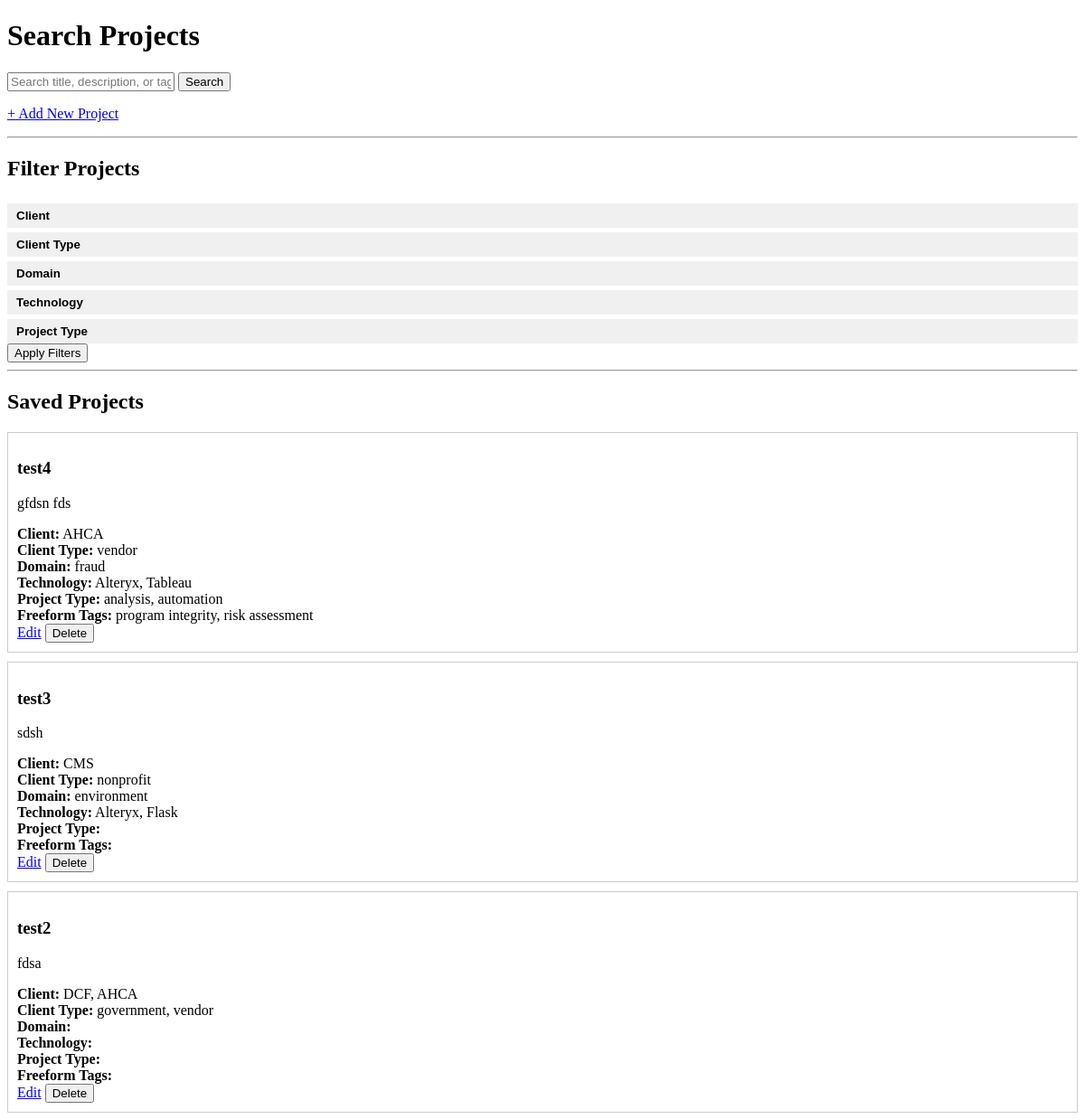
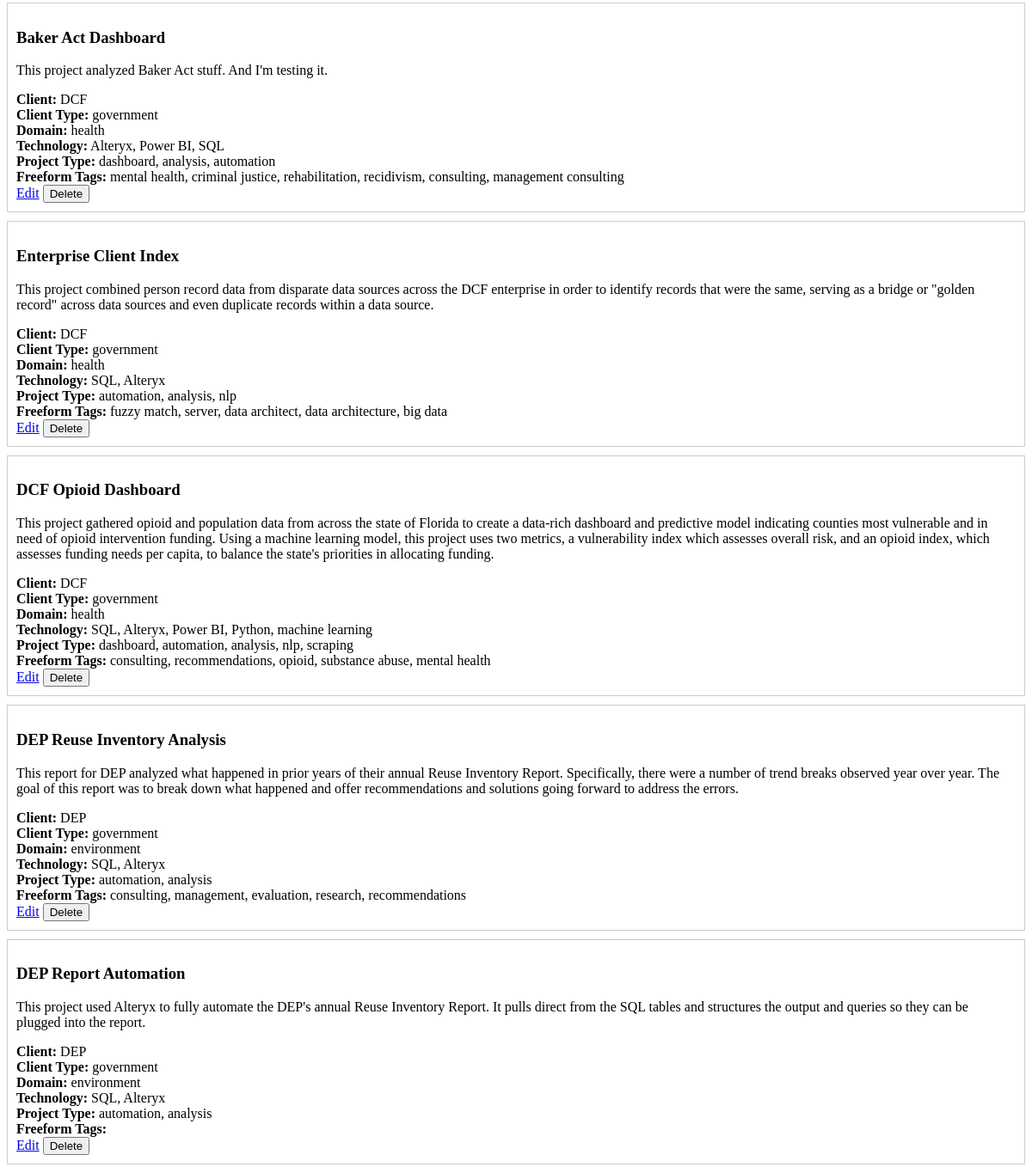
The page / on the database its author committed (2 pictures, top to bottom).
### tables this page shows
CREATE TABLE projects (
                id INTEGER PRIMARY KEY AUTOINCREMENT,
                title TEXT,
                description TEXT,
                tags TEXT
            );

### app.py (the view, shortened to what this page needs)
@app.route('/', methods=['GET'])
def index():
    query = request.args.get('q', '').strip().lower()
    client_filter = request.args.getlist('client')
    domain_filter = request.args.getlist('domain')
    tech_filter = request.args.getlist('technology')
    project_type_filter = request.args.getlist('project_type')
    with sqlite3.connect(DB_FILE) as conn:
        cur = conn.cursor()
        cur.execute('SELECT id, title, description FROM projects ORDER BY id DESC')
        projects = cur.fetchall()
        cur.execute('SELECT project_id, category, value FROM tags')
        tag_rows = cur.fetchall()
    project_tags = {}
    tag_map = {}  # {project_id: {category: [values]}}
    for pid, cat, val in tag_rows:
        project_tags.setdefault(pid, []).append(val)
        tag_map.setdefault(pid, {}).setdefault(cat, []).append(val)
    def matches_filters(project_id):
        tags = tag_map.get(project_id, {})
        if client_filter and not any(tag in tags.get('client', []) for tag in client_filter):
            return False
        if domain_filter and not any(tag in tags.get('domain', []) for tag in domain_filter):
            return False
        if tech_filter and not any(tag in tags.get('technology', []) for tag in tech_filter):
            return False
        if project_type_filter and not any(tag in tags.get('project_type', []) for tag in project_type_filter):
            return False
        return True
    projects = [p for p in projects if matches_filters(p[0])]
    return render_template('index.html', projects=projects, project_tags=project_tags)

### templates/index.html (shortened to what this page needs)
<!DOCTYPE html>
<html>
<head>
</head>
<body>
    <h1>Search Projects</h1>
    <form method="GET" action="/">
        <input type="text" name="q" placeholder="Search title, description, or tags" value="{{ request.args.get('q', '') }}">
        <button type="submit">Search</button>
    </form>
    <p><a href="/create">+ Add New Project</a></p>
    <hr>
<h2>Filter Projects</h2>
<form method="GET" action="/">
    <button type="button" class="filter-toggle" onclick="toggleFilter('client-filters')">Client</button>
    <button type="button" class="filter-toggle" onclick="toggleFilter('client-type-filters')">Client Type</button>
    <button type="button" class="filter-toggle" onclick="toggleFilter('domain-filters')">Domain</button>
    <button type="button" class="filter-toggle" onclick="toggleFilter('tech-filters')">Technology</button>
    <button type="button" class="filter-toggle" onclick="toggleFilter('type-filters')">Project Type</button>
    <br>
    <button type="submit">Apply Filters</button>
</form>
<hr>
    <h2>Saved Projects</h2>
{% for project in projects %}
    <div style="border:1px solid #ccc; padding:10px; margin-bottom:10px;">
        <h3>{{ project[1] }}</h3>
        <p>{{ project[2] }}</p>
        {% set all_tags = project_tags.get(project[0], []) %}
        {% set clients = ['DCF', 'AHCA', 'DEP', 'CMS'] %}
        {% set client_types = ['government', 'nonprofit', 'vendor'] %}
        {% set domains = ['health', 'environment', 'fraud', 'finance', 'education'] %}
        {% set techs = ['SQL', 'Alteryx', 'Power BI', 'Tableau', 'Python', 'Flask', 'React', 'machine learning'] %}
        {% set types = ['dashboard', 'automation', 'analysis', 'nlp', 'scraping'] %}
        <strong>Client:</strong>
        {{ all_tags | select('in', clients) | join(', ') }}<br>
        <strong>Client Type:</strong>
        {{ all_tags | select('in', client_types) | join(', ') }}<br>
        <strong>Domain:</strong>
        {{ all_tags | select('in', domains) | join(', ') }}<br>
        <strong>Technology:</strong>
        {{ all_tags | select('in', techs) | join(', ') }}<br>
        <strong>Project Type:</strong>
        {{ all_tags | select('in', types) | join(', ') }}<br>
        <strong>Freeform Tags:</strong>
        {{ all_tags | reject('in', clients + client_types + domains + techs + types) | join(', ') }}<br>
        <a href="/edit/{{ project[0] }}">Edit</a>
        <form action="/delete/{{ project[0] }}" method="POST" style="display:inline;">
            <button type="submit" onclick="return confirm('Are you sure you want to delete this project?');">Delete</button>
        </form>
    </div>
{% endfor %}
</body>
</html>

### templates/index.html (style rules this page uses)
.filter-toggle { font-weight: bold; cursor: pointer; background: #f0f0f0; border: none; padding: 6px 10px; margin-top: 5px; width: 100%; text-align: left; }

### rows shown on the page
projects: title "test4", description "gfdsn fds", all_tags "AHCA", all_tags "vendor", all_tags "fraud", all_tags "Alteryx, Tableau", all_tags "analysis, automation", all_tags "program integrity, risk assessment"
projects: title "test3", description "sdsh", all_tags "CMS", all_tags "nonprofit", all_tags "environment", all_tags "Alteryx, Flask"
projects: title "test2", description "fdsa", all_tags "DCF, AHCA", all_tags "government, vendor"
projects: title "Baker Act Dashboard", description "This project analyzed Baker Act stuff. And I'm testing it.", all_tags "DCF", all_tags "government", all_tags "health", all_tags "Alteryx, Power BI, SQL", all_tags "dashboard, analysis, automation", all_tags "mental health, criminal justice, rehabilitation, recidivism, consulting, management consulting"
projects: title "Enterprise Client Index", description "This project combined person record data from disparate data sources across the DCF enterprise in order to identify records that were the same, serving as a bridge or \"golden record\" across data sources and even duplicate records within a data source.", all_tags "DCF", all_tags "government", all_tags "health", all_tags "SQL, Alteryx", all_tags "automation, analysis, nlp", all_tags "fuzzy match, server, data architect, data architecture, big data"
projects: title "DCF Opioid Dashboard", description "This project gathered opioid and population data from across the state of Florida to create a data-rich dashboard and predictive model indicating counties most vulnerable and in need of opioid intervention funding. Using a machine learning model, this project uses two metrics, a vulnerability index which assesses overall risk, and an opioid index, which assesses funding needs per capita, to balance the state's priorities in allocating funding.", all_tags "DCF", all_tags "government", all_tags "health", all_tags "SQL, Alteryx, Power BI, Python, machine learning", all_tags "dashboard, automation, analysis, nlp, scraping", all_tags "consulting, recommendations, opioid, substance abuse, mental health"
projects: title "DEP Reuse Inventory Analysis", description "This report for DEP analyzed what happened in prior years of their annual Reuse Inventory Report. Specifically, there were a number of trend breaks observed year over year. The goal of this report was to break down what happened and offer recommendations and solutions going forward to address the errors.", all_tags "DEP", all_tags "government", all_tags "environment", all_tags "SQL, Alteryx", all_tags "automation, analysis", all_tags "consulting, management, evaluation, research, recommendations"
projects: title "DEP Report Automation", description "This project used Alteryx to fully automate the DEP's annual Reuse Inventory Report. It pulls direct from the SQL tables and structures the output and queries so they can be plugged into the report.", all_tags "DEP", all_tags "government", all_tags "environment", all_tags "SQL, Alteryx", all_tags "automation, analysis"
